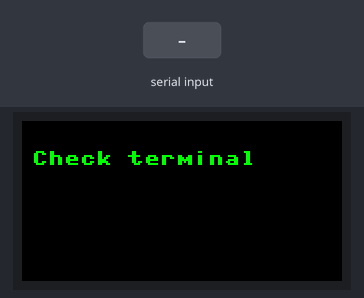
The program below on a simulated Raspberry Pi Pico running MicroPython. Shown: 160×80 colour display. The inputs (shaded band) are chosen by the test bench. What the program prints to the serial console is not drawn.

Above: at 1.9 s.
2.0 s: "5" typed at the serial console, then Enter
3.5 s: "0" typed at the serial console, then Enter
5.0 s: "2" typed at the serial console, then Enter
Timing chart, 0 to 8.0 s (numbered marks = the images above; inputs shaded):
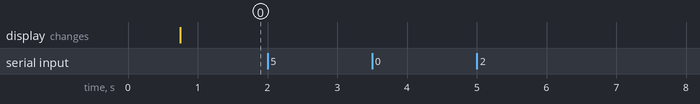

Measured:
- after the input at 2.0 s, every drawn part: stays the same
- after the input at 3.5 s, every drawn part: stays the same
- after the input at 5.0 s, every drawn part: stays the same

The program:

actuallycoolclock.py
```python
from machine import Pin,SPI,PWM
import framebuf
import time


#color is BGR
RED = 0x00F8
GREEN = 0xE007
BLUE = 0x1F00
WHITE = 0xFFFF
BLACK = 0x0000
# Somehow helps intialize lcd I think
class LCD_0inch96(framebuf.FrameBuffer):
    def __init__(self):

        self.width = 160
        self.height = 80

        self.cs = Pin(9,Pin.OUT)
        self.rst = Pin(12,Pin.OUT)
#        self.bl = Pin(13,Pin.OUT)
        self.cs(1)
        # pwm = PWM(Pin(13))#BL
        # pwm.freq(1000)
        self.spi = SPI(1)
        self.spi = SPI(1,1000_000)
        self.spi = SPI(1,10000_000,polarity=0, phase=0,sck=Pin(10),mosi=Pin(11),miso=None)
        self.dc = Pin(8,Pin.OUT)
        self.dc(1)
        self.buffer = bytearray(self.height * self.width * 2)
        super().__init__(self.buffer, self.width, self.height, framebuf.RGB565)
        self.Init()
        self.SetWindows(0, 0, self.width-1, self.height-1)

    def reset(self):
        self.rst(1)
        time.sleep(0.2)
        self.rst(0)
        time.sleep(0.2)
        self.rst(1)
        time.sleep(0.2)

    def write_cmd(self, cmd):
        self.dc(0)
        self.cs(0)
        self.spi.write(bytearray([cmd]))

    def write_data(self, buf):
        self.dc(1)
        self.cs(0)
        self.spi.write(bytearray([buf]))
        self.cs(1)

    def backlight(self,value):#value:  min:0  max:1000
        pwm = PWM(Pin(13))#BL
        pwm.freq(1000)
        if value>=1000:
            value=1000
        data=int (value*65536/1000)
        pwm.duty_u16(data)

    def Init(self):
        self.reset()
        self.backlight(10000)

        self.write_cmd(0x11)
        time.sleep(0.12)
        self.write_cmd(0x21)
        self.write_cmd(0x21)

        self.write_cmd(0xB1)
        self.write_data(0x05)
        self.write_data(0x3A)
        self.write_data(0x3A)

        self.write_cmd(0xB2)
        self.write_data(0x05)
        self.write_data(0x3A)
        self.write_data(0x3A)

        self.write_cmd(0xB3)
        self.write_data(0x05)
        self.write_data(0x3A)
        self.write_data(0x3A)
        self.write_data(0x05)
        self.write_data(0x3A)
        self.write_data(0x3A)

        self.write_cmd(0xB4)
        self.write_data(0x03)

        self.write_cmd(0xC0)
        self.write_data(0x62)
        self.write_data(0x02)
        self.write_data(0x04)

        self.write_cmd(0xC1)
        self.write_data(0xC0)

        self.write_cmd(0xC2)
        self.write_data(0x0D)
        self.write_data(0x00)

        self.write_cmd(0xC3)
        self.write_data(0x8D)
        self.write_data(0x6A)

        self.write_cmd(0xC4)
        self.write_data(0x8D)
        self.write_data(0xEE)

        self.write_cmd(0xC5)
        self.write_data(0x0E)

        self.write_cmd(0xE0)
        self.write_data(0x10)
        self.write_data(0x0E)
        self.write_data(0x02)
        self.write_data(0x03)
        self.write_data(0x0E)
        self.write_data(0x07)
        self.write_data(0x02)
        self.write_data(0x07)
        self.write_data(0x0A)
        self.write_data(0x12)
        self.write_data(0x27)
        self.write_data(0x37)
        self.write_data(0x00)
        self.write_data(0x0D)
        self.write_data(0x0E)
        self.write_data(0x10)

        self.write_cmd(0xE1)
        self.write_data(0x10)
        self.write_data(0x0E)
        self.write_data(0x03)
        self.write_data(0x03)
        self.write_data(0x0F)
        self.write_data(0x06)
        self.write_data(0x02)
        self.write_data(0x08)
        self.write_data(0x0A)
        self.write_data(0x13)
        self.write_data(0x26)
        self.write_data(0x36)
        self.write_data(0x00)
        self.write_data(0x0D)
        self.write_data(0x0E)
        self.write_data(0x10)

        self.write_cmd(0x3A)
        self.write_data(0x05)

        self.write_cmd(0x36)
        self.write_data(0xA8)

        self.write_cmd(0x29)

    def SetWindows(self, Xstart, Ystart, Xend, Yend):#example max:0,0,159,79
        Xstart=Xstart+1
        Xend=Xend+1
        Ystart=Ystart+26
        Yend=Yend+26
        self.write_cmd(0x2A)
        self.write_data(0x00)
        self.write_data(Xstart)
        self.write_data(0x00)
        self.write_data(Xend)

        self.write_cmd(0x2B)
        self.write_data(0x00)
        self.write_data(Ystart)
        self.write_data(0x00)
        self.write_data(Yend)

        self.write_cmd(0x2C)

    def display(self):

        self.SetWindows(0,0,self.width-1,self.height-1)
        self.dc(1)
        self.cs(0)
        self.spi.write(self.buffer)
        self.cs(1)
# Everything above this line I have no idea how it works

if __name__=='__main__':
    # Setting up variables here
    ignorelol = 5
    exceedsmax60 = 60
    nowzero = 0
    add1 = 1
    exceedsmax24 = 24
    exceedsmax32 = 32
    exceedsmax31 = 31
    exceedsmax12 = 12
    leapyear = 29
    notleapyear = 28
    nowone = 1
    isitleapyear = 29
    omgnewyear = 13

    # Actual code
    lcd = LCD_0inch96()
    lcd.fill(BLACK)
    lcd.text("Check terminal",5,15,GREEN)
    lcd.display()
    year = input("Please set year") # You have to set time manually
    month = input("Please set month")
    day = input("Please set day")
    hours = input("Please set hour")
    minutes = input("Please set minute")
    seconds = input("Please set seconds")
    while ignorelol == 5:
        start = time.ticks_us()
        #Converting strings to ints for modifying
        combined_seconds = int(add1) + int(seconds)
        combined_minutes = int(minutes)
        combined_hours = int(hours)
        combined_day = int(day)
        combined_month = int(month)
        combined_year = int(year)
        # Code below does the actual logic for time
        if combined_seconds == int(exceedsmax60):
            combined_seconds = int(nowzero)
            combined_minutes = int(add1) + int(minutes)
            if combined_minutes == int(exceedsmax60): # It looks horribly optimized but actually is ok since it only runs when it gets to the next minute/hour etc
                combined_minutes = int(nowzero)
                combined_hours = int(add1) + int(hours)
                if combined_hours == int(exceedsmax24):
                    combined_hours = int(nowzero)
                    combined_day = int(add1) + int(day)
                    if (combined_month %2 == 0):
                        if combined_day == int(exceedsmax31):
                            combined_day = int(nowone)
                            combined_month = int(addone)
                            if combined_month == int(omgnewyear):
                                combined_year = int(addone)
                                combined_month = int(nowone)

                    elif (combined_month == 2):
                        if (combined_year %4 == 0): # have to account for leap year
                            if combined_day == int(leapyear):
                                    combined_day = int(nowone)
                                    combined_month = int(addone)
                        else:
                            if combined_day == int(notleapyear):
                                combined_day = int(nowone)
                                combined_month = int(addone)
                    else:
                        if combined_day == int(exceedsmax32):
                            combined_day = int(nowone)
                            combined_month = int(addone)
                            if combined_month == int(omgnewyear):
                                combined_year = int(addone)
                                combined_month = int(nowone)
        # Converting everything back to string to display on screen
        seconds = str(combined_seconds)
        minutes = str(combined_minutes)
        hours = str(combined_hours)
        day = str(combined_day)
        month = str(combined_month)
        year = str(combined_year)
        lcd.fill(BLACK)
        lcd.text( (month) + "/" + (day) + "/" + (year),0,0,GREEN)
        lcd.text( (hours) + ":" + (minutes) + ":" + (seconds),0,15,GREEN)
        lcd.display()
        end = time.ticks_us()
        diff = time.ticks_diff(end, start)
        precisemicroseconds = 1000000 - diff
        time.sleep_us(precisemicroseconds)
```
